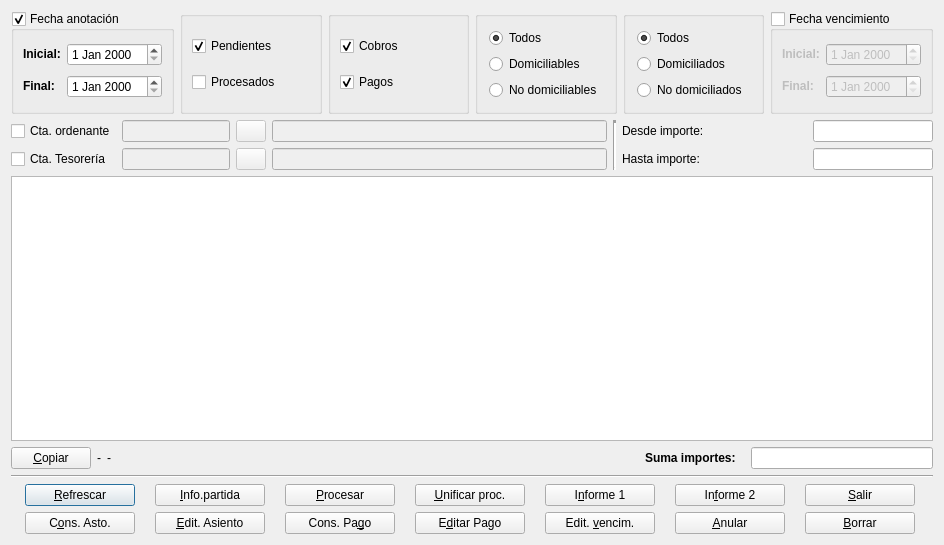
<?xml version="1.0" encoding="UTF-8"?>
<ui version="4.0">
 <author>José Manuel Díez Botella</author>
 <class>listavenci</class>
 <widget class="QDialog" name="listavenci">
  <property name="geometry">
   <rect>
    <x>0</x>
    <y>0</y>
    <width>944</width>
    <height>545</height>
   </rect>
  </property>
  <property name="windowTitle">
   <string>Vencimientos</string>
  </property>
  <layout class="QVBoxLayout" name="verticalLayout">
   <item>
    <layout class="QHBoxLayout">
     <property name="spacing">
      <number>6</number>
     </property>
     <property name="leftMargin">
      <number>0</number>
     </property>
     <property name="topMargin">
      <number>0</number>
     </property>
     <property name="rightMargin">
      <number>0</number>
     </property>
     <property name="bottomMargin">
      <number>0</number>
     </property>
     <item>
      <widget class="QGroupBox" name="anotaciongroupBox">
       <property name="title">
        <string>Fecha anotación</string>
       </property>
       <property name="checkable">
        <bool>true</bool>
       </property>
       <property name="checked">
        <bool>true</bool>
       </property>
       <layout class="QVBoxLayout">
        <property name="spacing">
         <number>6</number>
        </property>
        <property name="leftMargin">
         <number>9</number>
        </property>
        <property name="topMargin">
         <number>9</number>
        </property>
        <property name="rightMargin">
         <number>9</number>
        </property>
        <property name="bottomMargin">
         <number>9</number>
        </property>
        <item>
         <layout class="QHBoxLayout">
          <property name="spacing">
           <number>6</number>
          </property>
          <property name="leftMargin">
           <number>0</number>
          </property>
          <property name="topMargin">
           <number>0</number>
          </property>
          <property name="rightMargin">
           <number>0</number>
          </property>
          <property name="bottomMargin">
           <number>0</number>
          </property>
          <item>
           <widget class="QLabel" name="textLabel1">
            <property name="text">
             <string>&lt;b&gt;Inicial:&lt;/b&gt;</string>
            </property>
            <property name="wordWrap">
             <bool>false</bool>
            </property>
           </widget>
          </item>
          <item>
           <widget class="QDateEdit" name="inicialdateEdit"/>
          </item>
         </layout>
        </item>
        <item>
         <layout class="QHBoxLayout">
          <property name="spacing">
           <number>6</number>
          </property>
          <property name="leftMargin">
           <number>0</number>
          </property>
          <property name="topMargin">
           <number>0</number>
          </property>
          <property name="rightMargin">
           <number>0</number>
          </property>
          <property name="bottomMargin">
           <number>0</number>
          </property>
          <item>
           <widget class="QLabel" name="textLabel2">
            <property name="text">
             <string>&lt;b&gt;Final:&lt;/b&gt;</string>
            </property>
            <property name="wordWrap">
             <bool>false</bool>
            </property>
           </widget>
          </item>
          <item>
           <widget class="QDateEdit" name="finaldateEdit"/>
          </item>
         </layout>
        </item>
       </layout>
      </widget>
     </item>
     <item>
      <widget class="QGroupBox" name="groupBox">
       <property name="title">
        <string/>
       </property>
       <layout class="QVBoxLayout">
        <property name="spacing">
         <number>6</number>
        </property>
        <property name="leftMargin">
         <number>9</number>
        </property>
        <property name="topMargin">
         <number>9</number>
        </property>
        <property name="rightMargin">
         <number>9</number>
        </property>
        <property name="bottomMargin">
         <number>9</number>
        </property>
        <item>
         <widget class="QCheckBox" name="pendientescheckBox">
          <property name="text">
           <string>Pendientes</string>
          </property>
          <property name="checked">
           <bool>true</bool>
          </property>
         </widget>
        </item>
        <item>
         <widget class="QCheckBox" name="procesadoscheckBox">
          <property name="text">
           <string>Procesados</string>
          </property>
         </widget>
        </item>
       </layout>
      </widget>
     </item>
     <item>
      <widget class="QGroupBox" name="groupBox_2">
       <property name="title">
        <string/>
       </property>
       <layout class="QVBoxLayout">
        <property name="spacing">
         <number>6</number>
        </property>
        <property name="leftMargin">
         <number>9</number>
        </property>
        <property name="topMargin">
         <number>9</number>
        </property>
        <property name="rightMargin">
         <number>9</number>
        </property>
        <property name="bottomMargin">
         <number>9</number>
        </property>
        <item>
         <widget class="QCheckBox" name="cobroscheckBox">
          <property name="text">
           <string>Cobros</string>
          </property>
          <property name="checked">
           <bool>true</bool>
          </property>
         </widget>
        </item>
        <item>
         <widget class="QCheckBox" name="pagoscheckBox">
          <property name="text">
           <string>Pagos</string>
          </property>
          <property name="checked">
           <bool>true</bool>
          </property>
         </widget>
        </item>
       </layout>
      </widget>
     </item>
     <item>
      <widget class="QGroupBox" name="domgroupBox">
       <property name="title">
        <string/>
       </property>
       <layout class="QVBoxLayout" name="verticalLayout_2">
        <item>
         <widget class="QRadioButton" name="todosradioButton">
          <property name="text">
           <string>Todos</string>
          </property>
          <property name="checked">
           <bool>true</bool>
          </property>
         </widget>
        </item>
        <item>
         <widget class="QRadioButton" name="domiciliablesradioButton">
          <property name="text">
           <string>Domiciliables</string>
          </property>
         </widget>
        </item>
        <item>
         <widget class="QRadioButton" name="nodomiciliablesradioButton">
          <property name="text">
           <string>No domiciliables</string>
          </property>
         </widget>
        </item>
       </layout>
      </widget>
     </item>
     <item>
      <widget class="QGroupBox" name="dom2groupBox">
       <property name="title">
        <string/>
       </property>
       <layout class="QVBoxLayout" name="verticalLayout_3">
        <item>
         <widget class="QRadioButton" name="todos2radioButton">
          <property name="text">
           <string>Todos</string>
          </property>
          <property name="checked">
           <bool>true</bool>
          </property>
         </widget>
        </item>
        <item>
         <widget class="QRadioButton" name="domiciliadosradioButton">
          <property name="text">
           <string>Domiciliados</string>
          </property>
         </widget>
        </item>
        <item>
         <widget class="QRadioButton" name="nodomiciliadosradioButton">
          <property name="text">
           <string>No domiciliados</string>
          </property>
         </widget>
        </item>
       </layout>
      </widget>
     </item>
     <item>
      <widget class="QGroupBox" name="vencigroupBox">
       <property name="title">
        <string>Fecha vencimiento</string>
       </property>
       <property name="checkable">
        <bool>true</bool>
       </property>
       <property name="checked">
        <bool>false</bool>
       </property>
       <layout class="QVBoxLayout">
        <property name="spacing">
         <number>6</number>
        </property>
        <property name="leftMargin">
         <number>9</number>
        </property>
        <property name="topMargin">
         <number>9</number>
        </property>
        <property name="rightMargin">
         <number>9</number>
        </property>
        <property name="bottomMargin">
         <number>9</number>
        </property>
        <item>
         <layout class="QHBoxLayout">
          <property name="spacing">
           <number>6</number>
          </property>
          <property name="leftMargin">
           <number>0</number>
          </property>
          <property name="topMargin">
           <number>0</number>
          </property>
          <property name="rightMargin">
           <number>0</number>
          </property>
          <property name="bottomMargin">
           <number>0</number>
          </property>
          <item>
           <widget class="QLabel" name="textLabel1_2">
            <property name="text">
             <string>&lt;b&gt;Inicial:&lt;/b&gt;</string>
            </property>
            <property name="wordWrap">
             <bool>false</bool>
            </property>
           </widget>
          </item>
          <item>
           <widget class="QDateEdit" name="venciinidateEdit"/>
          </item>
         </layout>
        </item>
        <item>
         <layout class="QHBoxLayout">
          <property name="spacing">
           <number>6</number>
          </property>
          <property name="leftMargin">
           <number>0</number>
          </property>
          <property name="topMargin">
           <number>0</number>
          </property>
          <property name="rightMargin">
           <number>0</number>
          </property>
          <property name="bottomMargin">
           <number>0</number>
          </property>
          <item>
           <widget class="QLabel" name="textLabel2_2">
            <property name="text">
             <string>&lt;b&gt;Final:&lt;/b&gt;</string>
            </property>
            <property name="wordWrap">
             <bool>false</bool>
            </property>
           </widget>
          </item>
          <item>
           <widget class="QDateEdit" name="vencifindateEdit"/>
          </item>
         </layout>
        </item>
       </layout>
      </widget>
     </item>
    </layout>
   </item>
   <item>
    <layout class="QHBoxLayout" name="horizontalLayout">
     <item>
      <layout class="QVBoxLayout">
       <property name="spacing">
        <number>6</number>
       </property>
       <property name="leftMargin">
        <number>0</number>
       </property>
       <property name="topMargin">
        <number>0</number>
       </property>
       <property name="rightMargin">
        <number>0</number>
       </property>
       <property name="bottomMargin">
        <number>0</number>
       </property>
       <item>
        <widget class="QCheckBox" name="cuentacheckBox">
         <property name="sizePolicy">
          <sizepolicy hsizetype="Preferred" vsizetype="Preferred">
           <horstretch>0</horstretch>
           <verstretch>0</verstretch>
          </sizepolicy>
         </property>
         <property name="text">
          <string>Cta. ordenante</string>
         </property>
        </widget>
       </item>
       <item>
        <widget class="QCheckBox" name="cuentatcheckBox">
         <property name="sizePolicy">
          <sizepolicy hsizetype="Preferred" vsizetype="Preferred">
           <horstretch>0</horstretch>
           <verstretch>0</verstretch>
          </sizepolicy>
         </property>
         <property name="text">
          <string>Cta. Tesorería</string>
         </property>
        </widget>
       </item>
      </layout>
     </item>
     <item>
      <layout class="QVBoxLayout">
       <property name="spacing">
        <number>6</number>
       </property>
       <property name="leftMargin">
        <number>0</number>
       </property>
       <property name="topMargin">
        <number>0</number>
       </property>
       <property name="rightMargin">
        <number>0</number>
       </property>
       <property name="bottomMargin">
        <number>0</number>
       </property>
       <item>
        <layout class="QHBoxLayout">
         <property name="spacing">
          <number>6</number>
         </property>
         <property name="leftMargin">
          <number>0</number>
         </property>
         <property name="topMargin">
          <number>0</number>
         </property>
         <property name="rightMargin">
          <number>0</number>
         </property>
         <property name="bottomMargin">
          <number>0</number>
         </property>
         <item>
          <widget class="QLineEdit" name="cuentalineEdit">
           <property name="enabled">
            <bool>false</bool>
           </property>
           <property name="maximumSize">
            <size>
             <width>160</width>
             <height>32767</height>
            </size>
           </property>
           <property name="maxLength">
            <number>40</number>
           </property>
          </widget>
         </item>
         <item>
          <widget class="QPushButton" name="buscapushButton">
           <property name="enabled">
            <bool>false</bool>
           </property>
           <property name="maximumSize">
            <size>
             <width>30</width>
             <height>30</height>
            </size>
           </property>
           <property name="text">
            <string/>
           </property>
           <property name="icon">
            <iconset resource="keme.qrc">
             <normaloff>:/iconos/graf/viewer.xpm</normaloff>:/iconos/graf/viewer.xpm</iconset>
           </property>
           <property name="autoDefault">
            <bool>false</bool>
           </property>
          </widget>
         </item>
         <item>
          <widget class="QLineEdit" name="descriplineEdit">
           <property name="enabled">
            <bool>false</bool>
           </property>
           <property name="minimumSize">
            <size>
             <width>335</width>
             <height>0</height>
            </size>
           </property>
           <property name="maxLength">
            <number>80</number>
           </property>
           <property name="readOnly">
            <bool>true</bool>
           </property>
          </widget>
         </item>
        </layout>
       </item>
       <item>
        <layout class="QHBoxLayout">
         <property name="spacing">
          <number>6</number>
         </property>
         <property name="leftMargin">
          <number>0</number>
         </property>
         <property name="topMargin">
          <number>0</number>
         </property>
         <property name="rightMargin">
          <number>0</number>
         </property>
         <property name="bottomMargin">
          <number>0</number>
         </property>
         <item>
          <widget class="QLineEdit" name="cuentatlineEdit">
           <property name="enabled">
            <bool>false</bool>
           </property>
           <property name="maximumSize">
            <size>
             <width>160</width>
             <height>32767</height>
            </size>
           </property>
           <property name="maxLength">
            <number>40</number>
           </property>
          </widget>
         </item>
         <item>
          <widget class="QPushButton" name="buscatpushButton">
           <property name="enabled">
            <bool>false</bool>
           </property>
           <property name="maximumSize">
            <size>
             <width>30</width>
             <height>30</height>
            </size>
           </property>
           <property name="text">
            <string/>
           </property>
           <property name="icon">
            <iconset resource="keme.qrc">
             <normaloff>:/iconos/graf/viewer.xpm</normaloff>:/iconos/graf/viewer.xpm</iconset>
           </property>
           <property name="autoDefault">
            <bool>false</bool>
           </property>
          </widget>
         </item>
         <item>
          <widget class="QLineEdit" name="descriptlineEdit">
           <property name="enabled">
            <bool>false</bool>
           </property>
           <property name="minimumSize">
            <size>
             <width>335</width>
             <height>0</height>
            </size>
           </property>
           <property name="maxLength">
            <number>80</number>
           </property>
           <property name="readOnly">
            <bool>true</bool>
           </property>
          </widget>
         </item>
        </layout>
       </item>
      </layout>
     </item>
     <item>
      <widget class="Line" name="line_2">
       <property name="lineWidth">
        <number>3</number>
       </property>
       <property name="orientation">
        <enum>Qt::Vertical</enum>
       </property>
      </widget>
     </item>
     <item>
      <layout class="QGridLayout" name="gridLayout_2">
       <item row="0" column="0">
        <widget class="QLabel" name="label">
         <property name="text">
          <string>Desde importe:</string>
         </property>
        </widget>
       </item>
       <item row="0" column="1">
        <widget class="QLineEdit" name="importe_desdelineEdit">
         <property name="maximumSize">
          <size>
           <width>120</width>
           <height>16777215</height>
          </size>
         </property>
        </widget>
       </item>
       <item row="1" column="0">
        <widget class="QLabel" name="label_2">
         <property name="text">
          <string>Hasta importe:</string>
         </property>
        </widget>
       </item>
       <item row="1" column="1">
        <widget class="QLineEdit" name="importe_hastalineEdit">
         <property name="maximumSize">
          <size>
           <width>120</width>
           <height>16777215</height>
          </size>
         </property>
        </widget>
       </item>
      </layout>
     </item>
    </layout>
   </item>
   <item>
    <widget class="QTableView" name="latablavencipase"/>
   </item>
   <item>
    <layout class="QHBoxLayout">
     <property name="spacing">
      <number>6</number>
     </property>
     <property name="leftMargin">
      <number>0</number>
     </property>
     <property name="topMargin">
      <number>0</number>
     </property>
     <property name="rightMargin">
      <number>0</number>
     </property>
     <property name="bottomMargin">
      <number>0</number>
     </property>
     <item>
      <widget class="QPushButton" name="copiarpushButton">
       <property name="text">
        <string>&amp;Copiar</string>
       </property>
       <property name="icon">
        <iconset resource="keme.qrc">
         <normaloff>:/iconos/graf/copiar.png</normaloff>:/iconos/graf/copiar.png</iconset>
       </property>
      </widget>
     </item>
     <item>
      <widget class="QLabel" name="codigolabel">
       <property name="text">
        <string>-</string>
       </property>
      </widget>
     </item>
     <item>
      <widget class="QLabel" name="descriplabel">
       <property name="minimumSize">
        <size>
         <width>350</width>
         <height>0</height>
        </size>
       </property>
       <property name="maximumSize">
        <size>
         <width>350</width>
         <height>16777215</height>
        </size>
       </property>
       <property name="text">
        <string>-</string>
       </property>
      </widget>
     </item>
     <item>
      <spacer>
       <property name="orientation">
        <enum>Qt::Horizontal</enum>
       </property>
       <property name="sizeHint" stdset="0">
        <size>
         <width>40</width>
         <height>20</height>
        </size>
       </property>
      </spacer>
     </item>
     <item>
      <widget class="QLabel" name="textLabel3">
       <property name="minimumSize">
        <size>
         <width>100</width>
         <height>0</height>
        </size>
       </property>
       <property name="text">
        <string>&lt;b&gt;Suma importes:&lt;/b&gt;</string>
       </property>
       <property name="wordWrap">
        <bool>false</bool>
       </property>
      </widget>
     </item>
     <item>
      <widget class="QLineEdit" name="sumaimportelineEdit">
       <property name="maximumSize">
        <size>
         <width>200</width>
         <height>32767</height>
        </size>
       </property>
       <property name="alignment">
        <set>Qt::AlignRight</set>
       </property>
       <property name="readOnly">
        <bool>true</bool>
       </property>
      </widget>
     </item>
    </layout>
   </item>
   <item>
    <widget class="Line" name="line">
     <property name="orientation">
      <enum>Qt::Horizontal</enum>
     </property>
    </widget>
   </item>
   <item>
    <layout class="QGridLayout" name="gridLayout">
     <item row="0" column="0">
      <widget class="QPushButton" name="refrescapushButton">
       <property name="minimumSize">
        <size>
         <width>110</width>
         <height>0</height>
        </size>
       </property>
       <property name="maximumSize">
        <size>
         <width>110</width>
         <height>16777215</height>
        </size>
       </property>
       <property name="text">
        <string>&amp;Refrescar</string>
       </property>
       <property name="icon">
        <iconset resource="keme.qrc">
         <normaloff>:/iconos/graf/rayo.png</normaloff>:/iconos/graf/rayo.png</iconset>
       </property>
       <property name="shortcut">
        <string>Alt+R</string>
       </property>
       <property name="autoDefault">
        <bool>false</bool>
       </property>
       <property name="default">
        <bool>true</bool>
       </property>
      </widget>
     </item>
     <item row="0" column="1">
      <widget class="QPushButton" name="infopushButton">
       <property name="minimumSize">
        <size>
         <width>110</width>
         <height>0</height>
        </size>
       </property>
       <property name="maximumSize">
        <size>
         <width>110</width>
         <height>16777215</height>
        </size>
       </property>
       <property name="text">
        <string>&amp;Info.partida</string>
       </property>
       <property name="icon">
        <iconset resource="keme.qrc">
         <normaloff>:/iconos/graf/help-hint.png</normaloff>:/iconos/graf/help-hint.png</iconset>
       </property>
       <property name="shortcut">
        <string>Alt+I</string>
       </property>
       <property name="autoDefault">
        <bool>false</bool>
       </property>
      </widget>
     </item>
     <item row="0" column="2">
      <widget class="QPushButton" name="procesapushButton">
       <property name="minimumSize">
        <size>
         <width>110</width>
         <height>0</height>
        </size>
       </property>
       <property name="maximumSize">
        <size>
         <width>110</width>
         <height>16777215</height>
        </size>
       </property>
       <property name="text">
        <string>&amp;Procesar</string>
       </property>
       <property name="icon">
        <iconset resource="keme.qrc">
         <normaloff>:/iconos/graf/run-build.png</normaloff>:/iconos/graf/run-build.png</iconset>
       </property>
       <property name="shortcut">
        <string>Alt+P</string>
       </property>
       <property name="autoDefault">
        <bool>false</bool>
       </property>
      </widget>
     </item>
     <item row="0" column="3">
      <widget class="QPushButton" name="unificarpushButton">
       <property name="minimumSize">
        <size>
         <width>110</width>
         <height>0</height>
        </size>
       </property>
       <property name="maximumSize">
        <size>
         <width>110</width>
         <height>16777215</height>
        </size>
       </property>
       <property name="text">
        <string>&amp;Unificar proc.</string>
       </property>
       <property name="icon">
        <iconset resource="keme.qrc">
         <normaloff>:/iconos/graf/address-book-new.png</normaloff>:/iconos/graf/address-book-new.png</iconset>
       </property>
      </widget>
     </item>
     <item row="0" column="4">
      <widget class="QPushButton" name="imprimirpushButton">
       <property name="minimumSize">
        <size>
         <width>110</width>
         <height>0</height>
        </size>
       </property>
       <property name="maximumSize">
        <size>
         <width>110</width>
         <height>16777215</height>
        </size>
       </property>
       <property name="text">
        <string>I&amp;nforme 1</string>
       </property>
       <property name="icon">
        <iconset resource="keme.qrc">
         <normaloff>:/iconos/graf/printer.png</normaloff>:/iconos/graf/printer.png</iconset>
       </property>
       <property name="shortcut">
        <string>Alt+I</string>
       </property>
       <property name="autoDefault">
        <bool>false</bool>
       </property>
      </widget>
     </item>
     <item row="0" column="5">
      <widget class="QPushButton" name="informe2pushButton">
       <property name="minimumSize">
        <size>
         <width>110</width>
         <height>0</height>
        </size>
       </property>
       <property name="maximumSize">
        <size>
         <width>110</width>
         <height>16777215</height>
        </size>
       </property>
       <property name="text">
        <string>In&amp;forme 2</string>
       </property>
       <property name="icon">
        <iconset resource="keme.qrc">
         <normaloff>:/iconos/graf/printer.png</normaloff>:/iconos/graf/printer.png</iconset>
       </property>
      </widget>
     </item>
     <item row="0" column="6">
      <widget class="QPushButton" name="cancelarpushButton">
       <property name="minimumSize">
        <size>
         <width>110</width>
         <height>0</height>
        </size>
       </property>
       <property name="maximumSize">
        <size>
         <width>110</width>
         <height>16777215</height>
        </size>
       </property>
       <property name="text">
        <string>&amp;Salir</string>
       </property>
       <property name="icon">
        <iconset resource="keme.qrc">
         <normaloff>:/iconos/graf/application-exit.png</normaloff>:/iconos/graf/application-exit.png</iconset>
       </property>
       <property name="shortcut">
        <string>Alt+S</string>
       </property>
       <property name="autoDefault">
        <bool>false</bool>
       </property>
      </widget>
     </item>
     <item row="1" column="0">
      <widget class="QPushButton" name="consulta_asientopushButton">
       <property name="minimumSize">
        <size>
         <width>110</width>
         <height>0</height>
        </size>
       </property>
       <property name="maximumSize">
        <size>
         <width>110</width>
         <height>16777215</height>
        </size>
       </property>
       <property name="text">
        <string>C&amp;ons. Asto.</string>
       </property>
       <property name="icon">
        <iconset resource="keme.qrc">
         <normaloff>:/iconos/graf/xmag.png</normaloff>:/iconos/graf/xmag.png</iconset>
       </property>
      </widget>
     </item>
     <item row="1" column="1">
      <widget class="QPushButton" name="ed_asientopushButton">
       <property name="minimumSize">
        <size>
         <width>110</width>
         <height>0</height>
        </size>
       </property>
       <property name="maximumSize">
        <size>
         <width>110</width>
         <height>16777215</height>
        </size>
       </property>
       <property name="text">
        <string>&amp;Edit. Asiento</string>
       </property>
       <property name="icon">
        <iconset resource="keme.qrc">
         <normaloff>:/iconos/graf/boligrafo_editar.png</normaloff>:/iconos/graf/boligrafo_editar.png</iconset>
       </property>
      </widget>
     </item>
     <item row="1" column="2">
      <widget class="QPushButton" name="conspagopushButton">
       <property name="minimumSize">
        <size>
         <width>110</width>
         <height>0</height>
        </size>
       </property>
       <property name="maximumSize">
        <size>
         <width>110</width>
         <height>16777215</height>
        </size>
       </property>
       <property name="text">
        <string>Cons. Pa&amp;go</string>
       </property>
       <property name="icon">
        <iconset resource="keme.qrc">
         <normaloff>:/iconos/graf/ghostview.xpm</normaloff>:/iconos/graf/ghostview.xpm</iconset>
       </property>
      </widget>
     </item>
     <item row="1" column="3">
      <widget class="QPushButton" name="editapagopushButton">
       <property name="minimumSize">
        <size>
         <width>110</width>
         <height>0</height>
        </size>
       </property>
       <property name="maximumSize">
        <size>
         <width>110</width>
         <height>16777215</height>
        </size>
       </property>
       <property name="text">
        <string>E&amp;ditar Pago</string>
       </property>
       <property name="icon">
        <iconset resource="keme.qrc">
         <normaloff>:/iconos/graf/edit.png</normaloff>:/iconos/graf/edit.png</iconset>
       </property>
      </widget>
     </item>
     <item row="1" column="4">
      <widget class="QPushButton" name="edvencipushButton">
       <property name="minimumSize">
        <size>
         <width>110</width>
         <height>0</height>
        </size>
       </property>
       <property name="maximumSize">
        <size>
         <width>110</width>
         <height>16777215</height>
        </size>
       </property>
       <property name="text">
        <string>Edit. &amp;vencim.</string>
       </property>
       <property name="icon">
        <iconset resource="keme.qrc">
         <normaloff>:/iconos/graf/calendario_venci.png</normaloff>:/iconos/graf/calendario_venci.png</iconset>
       </property>
      </widget>
     </item>
     <item row="1" column="5">
      <widget class="QPushButton" name="anularpushButton">
       <property name="minimumSize">
        <size>
         <width>110</width>
         <height>0</height>
        </size>
       </property>
       <property name="maximumSize">
        <size>
         <width>110</width>
         <height>16777215</height>
        </size>
       </property>
       <property name="text">
        <string>&amp;Anular</string>
       </property>
       <property name="icon">
        <iconset resource="keme.qrc">
         <normaloff>:/iconos/graf/borraelem.png</normaloff>:/iconos/graf/borraelem.png</iconset>
       </property>
       <property name="shortcut">
        <string>Alt+A</string>
       </property>
       <property name="autoDefault">
        <bool>false</bool>
       </property>
      </widget>
     </item>
     <item row="1" column="6">
      <widget class="QPushButton" name="borrarpushButton">
       <property name="minimumSize">
        <size>
         <width>110</width>
         <height>0</height>
        </size>
       </property>
       <property name="maximumSize">
        <size>
         <width>110</width>
         <height>16777215</height>
        </size>
       </property>
       <property name="text">
        <string>&amp;Borrar</string>
       </property>
       <property name="icon">
        <iconset resource="keme.qrc">
         <normaloff>:/iconos/graf/borrar.png</normaloff>:/iconos/graf/borrar.png</iconset>
       </property>
       <property name="shortcut">
        <string>Alt+B</string>
       </property>
       <property name="autoDefault">
        <bool>false</bool>
       </property>
      </widget>
     </item>
    </layout>
   </item>
  </layout>
 </widget>
 <layoutdefault spacing="6" margin="11"/>
 <tabstops>
  <tabstop>latablavencipase</tabstop>
  <tabstop>anotaciongroupBox</tabstop>
  <tabstop>inicialdateEdit</tabstop>
  <tabstop>finaldateEdit</tabstop>
  <tabstop>pendientescheckBox</tabstop>
  <tabstop>procesadoscheckBox</tabstop>
  <tabstop>cobroscheckBox</tabstop>
  <tabstop>pagoscheckBox</tabstop>
  <tabstop>todosradioButton</tabstop>
  <tabstop>domiciliablesradioButton</tabstop>
  <tabstop>nodomiciliablesradioButton</tabstop>
  <tabstop>todos2radioButton</tabstop>
  <tabstop>domiciliadosradioButton</tabstop>
  <tabstop>nodomiciliadosradioButton</tabstop>
  <tabstop>vencigroupBox</tabstop>
  <tabstop>venciinidateEdit</tabstop>
  <tabstop>vencifindateEdit</tabstop>
  <tabstop>cuentacheckBox</tabstop>
  <tabstop>cuentalineEdit</tabstop>
  <tabstop>buscapushButton</tabstop>
  <tabstop>descriplineEdit</tabstop>
  <tabstop>cuentatcheckBox</tabstop>
  <tabstop>cuentatlineEdit</tabstop>
  <tabstop>buscatpushButton</tabstop>
  <tabstop>descriptlineEdit</tabstop>
  <tabstop>importe_desdelineEdit</tabstop>
  <tabstop>importe_hastalineEdit</tabstop>
  <tabstop>copiarpushButton</tabstop>
  <tabstop>sumaimportelineEdit</tabstop>
  <tabstop>refrescapushButton</tabstop>
  <tabstop>infopushButton</tabstop>
  <tabstop>procesapushButton</tabstop>
  <tabstop>unificarpushButton</tabstop>
  <tabstop>imprimirpushButton</tabstop>
  <tabstop>informe2pushButton</tabstop>
  <tabstop>cancelarpushButton</tabstop>
  <tabstop>consulta_asientopushButton</tabstop>
  <tabstop>ed_asientopushButton</tabstop>
  <tabstop>conspagopushButton</tabstop>
  <tabstop>editapagopushButton</tabstop>
  <tabstop>edvencipushButton</tabstop>
  <tabstop>anularpushButton</tabstop>
  <tabstop>borrarpushButton</tabstop>
 </tabstops>
 <resources>
  <include location="keme.qrc"/>
 </resources>
 <connections>
  <connection>
   <sender>cancelarpushButton</sender>
   <signal>clicked()</signal>
   <receiver>listavenci</receiver>
   <slot>accept()</slot>
   <hints>
    <hint type="sourcelabel">
     <x>20</x>
     <y>20</y>
    </hint>
    <hint type="destinationlabel">
     <x>20</x>
     <y>20</y>
    </hint>
   </hints>
  </connection>
 </connections>
</ui>
